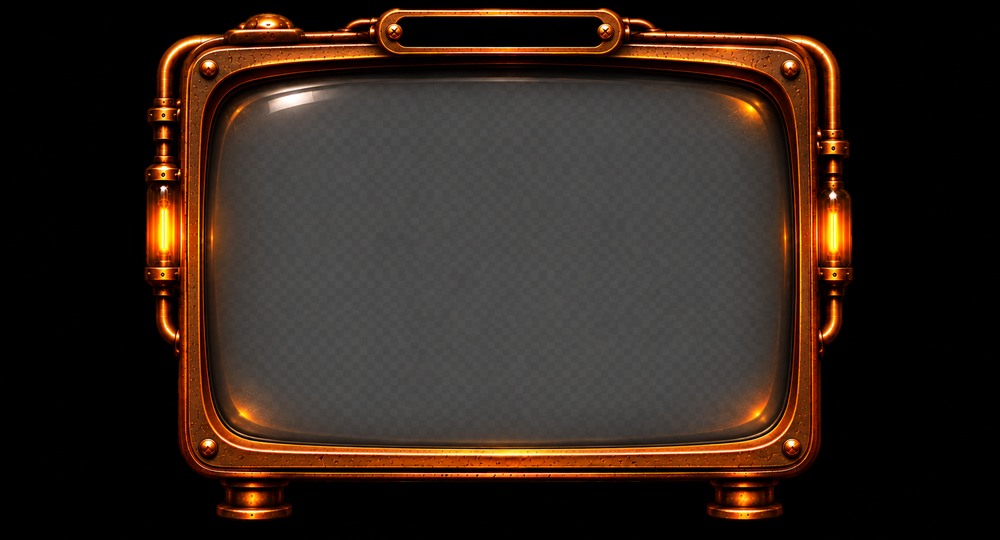
#> input picture design/ref/tv-frame2-ref.png, 1000 x 540 px, shrunk from 1706 x 922 before the run, found by its file name
$ python studio_tv2.py
#> lines starting #> are read from the running program, lines starting #| are printed output that depends on the picture; after the words box and inside, x2 and y2 are one past the last pixel; in counts of white or black regions, pixels touching at a corner belong together
# TV frame v2: the supplied PNG has no alpha (black outside, checkerboard glass baked in). Rebuild alpha:
# outside black -> transparent (flood from border), checker glass -> translucent dark glass keeping reflections, top slot stays opaque black.
from PIL import Image
import numpy as np
from scipy import ndimage as ndi
im = Image.open('design/ref/tv-frame2-ref.png').convert('RGB')
#> im is the input picture: PIL image 1000x540 RGB; mean R, G, B 50, 36.3, 28
a = np.array(im).astype(float); H, W = a.shape[:2]
#> after `H, W = a.shape[:2]`: H = 540; W = 1000
mx = a.max(axis=2); mn = a.min(axis=2); lum = a.mean(axis=2); sat = (mx - mn) / np.maximum(mx, 1)
alpha = np.full((H, W), 255.0); out = a.copy()
# 1) outside
dark = mx < 60
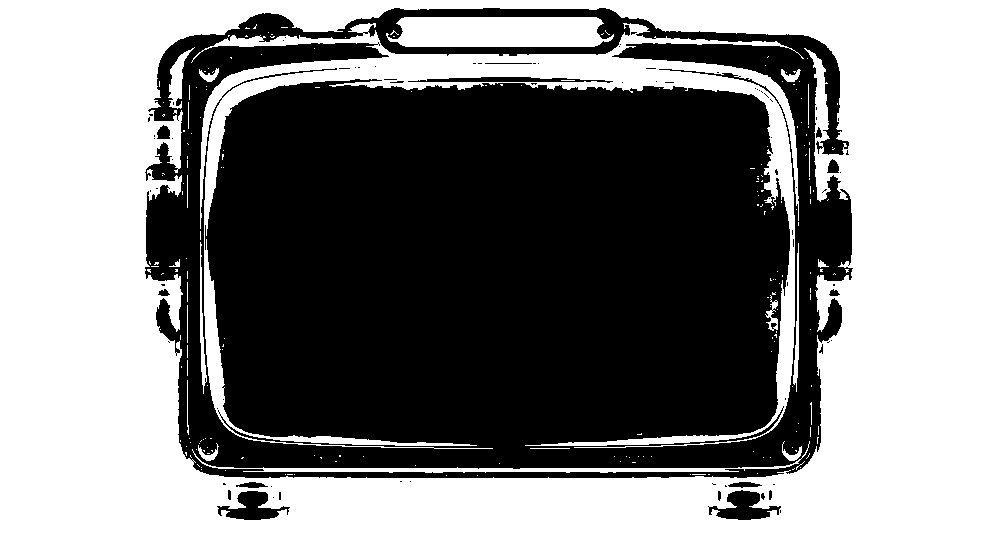
#> dark: shape (540, 1000) bool; 51.2% white; 84 black regions (67 under 20 px), largest, box (x1, y1, x2, y2) and area: (145, 8, 853, 478) 259649, (708, 490, 781, 520) 1090, (217, 491, 290, 520) 1043
lab, n = ndi.label(dark)
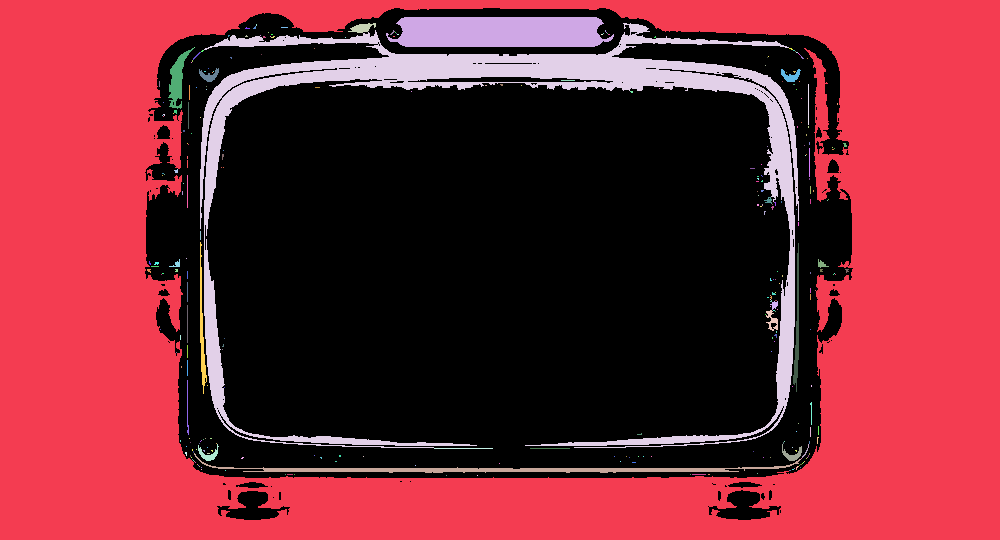
#> lab: shape (540, 1000) int32; 305 distinct labels, from 0 to 304; one colour per label, 0 black
#> n = 304
edge = set(np.unique(np.concatenate([lab[0], lab[-1], lab[:, 0], lab[:, -1]]))) - {0}
#> edge = 1 item
outside = np.isin(lab, list(edge))
#> outside: shape (540, 1000) bool; 43.7% white; 1 white region, box (x1, y1, x2, y2) and area: (0, 0, 1000, 540) 236207
alpha[outside] = np.clip(mx[outside] / 36.0, 0, 1) * 255
# 2) glass (checkerboard grey)
pas = (sat < 0.55) & (lum < 150) & ~outside
#> pas: shape (540, 1000) bool; 37.8% white; 446 white regions (427 under 20 px), largest, box (x1, y1, x2, y2) and area: (206, 68, 795, 446) 197862, (397, 17, 603, 48) 4001, (443, 65, 570, 67) 128
pas = ndi.binary_opening(pas, iterations=2)
#> pas: shape (540, 1000) bool; 36.7% white; 26 white regions (9 under 20 px), largest, box (x1, y1, x2, y2) and area: (209, 69, 794, 446) 196504, (512, 30, 554, 47) 333, (553, 19, 582, 42) 219
lab, n = ndi.label(pas)
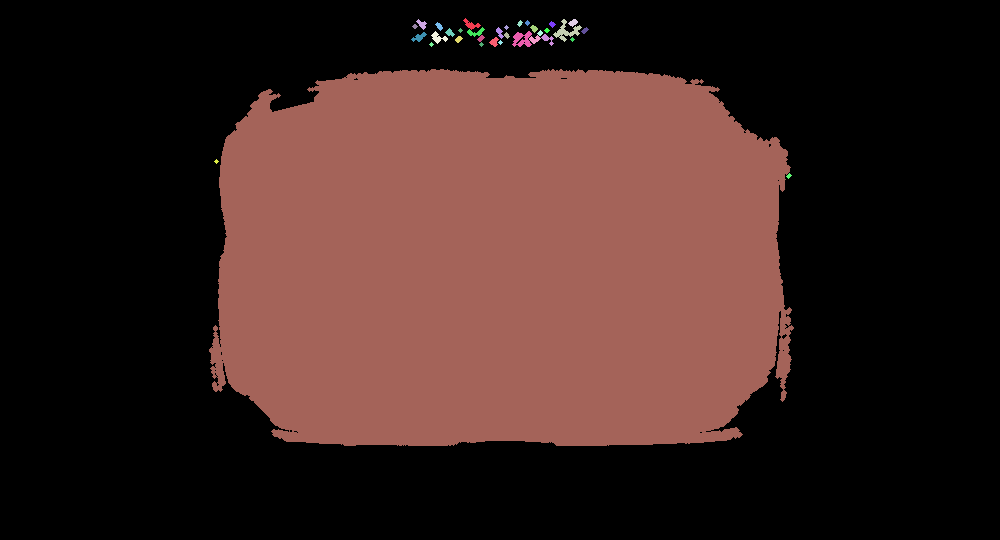
#> lab: shape (540, 1000) int32; 35 distinct labels, from 0 to 34; one colour per label, 0 black
#> n = 34
g = lab == lab[H // 2 + 20, W // 2 - 10]
#> g: shape (540, 1000) bool; 36.4% white; 1 white region, box (x1, y1, x2, y2) and area: (209, 69, 794, 446) 196486
g = ndi.binary_closing(g, iterations=12)
#> g: shape (540, 1000) bool; 36.6% white; 1 white region, box (x1, y1, x2, y2) and area: (209, 69, 794, 446) 197720
g = ndi.binary_fill_holes(g)
g = ndi.binary_erosion(g, iterations=3)
#> g: shape (540, 1000) bool; 35.7% white; 1 white region, box (x1, y1, x2, y2) and area: (212, 72, 791, 443) 192585
gs = ndi.gaussian_filter(g.astype(float), 2.0)
ys, xs = np.where(g); print('glass bbox', xs.min(), ys.min(), xs.max(), ys.max())
#| glass bbox 212 72 790 442
w = np.clip((lum - 90) / 34.0, 0, 1)
w = np.maximum(w, np.clip((sat - 0.18) / 0.25, 0, 1)) # orange glints
dk = np.array([16, 10, 6], float)
gc = dk[None, None, :] * (1 - w[..., None]) + a * w[..., None]
ga = 34 + w * 190
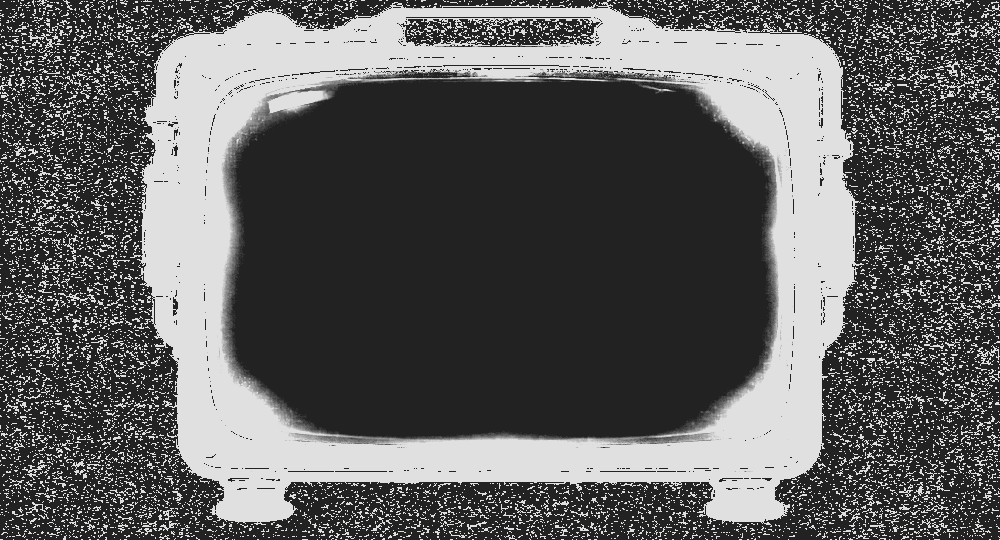
#> ga: shape (540, 1000) float64; min 34, max 224, mean 94.6
for c in range(3): out[..., c] = out[..., c] * (1 - gs) + gc[..., c] * gs
alpha = alpha * (1 - gs) + ga * gs
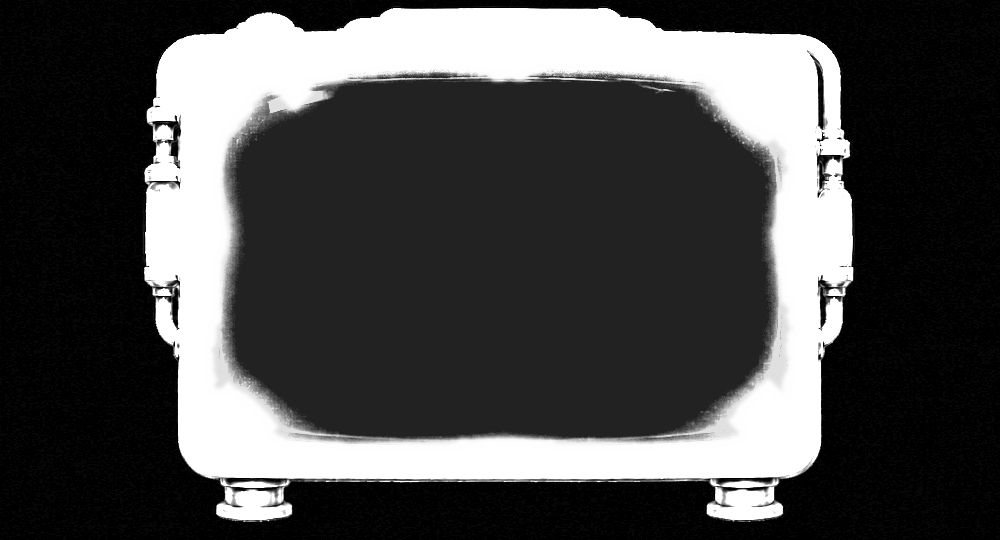
#> alpha: shape (540, 1000) float64; min 0, max 255, mean 73.2
res = np.dstack([out, alpha]).clip(0, 255).astype('uint8')
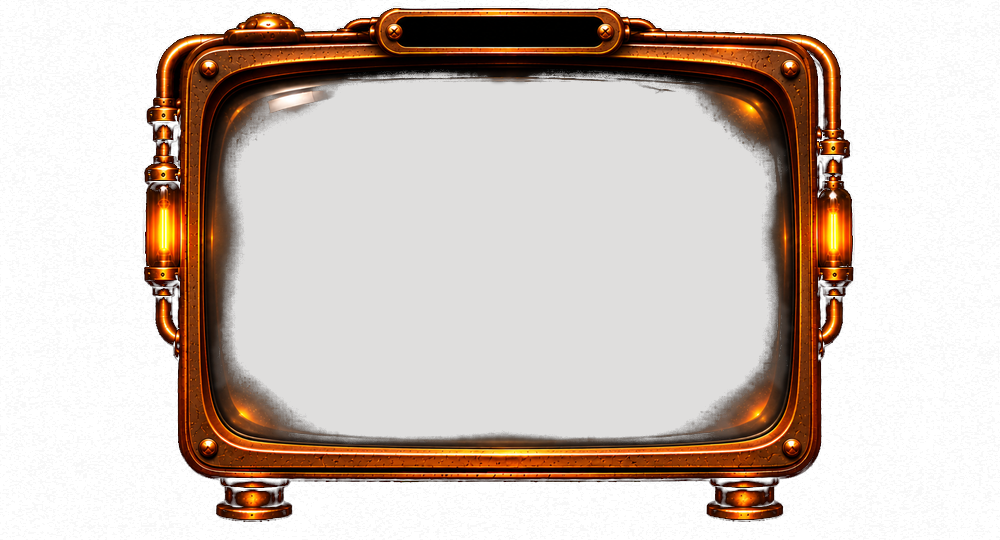
#> res: shape (540, 1000, 4); mean R, G, B, A 30.8, 15.7, 6.5, 73.2; transparent parts drawn white
r = Image.fromarray(res, 'RGBA')
bb = np.where(alpha > 10); x0, y0, x1, y1 = bb[1].min(), bb[0].min(), bb[1].max(), bb[0].max()
#> after `bb = np.where(alpha > 10)`: bb = 316529 positions, rows 6 to 523, columns 142 to 855
#> after `x0, y0, x1, y1 = (bb[1].min(), bb[0].min(), bb[1].max(), bb[0].max())`: x0 = 142; y0 = 6; x1 = 855; y1 = 523
print('frame', x0, y0, x1, y1)
#| frame 142 6 855 523
r.crop((x0, y0, x1 + 1, y1 + 1)).save('design/tex/sk-tv.png')
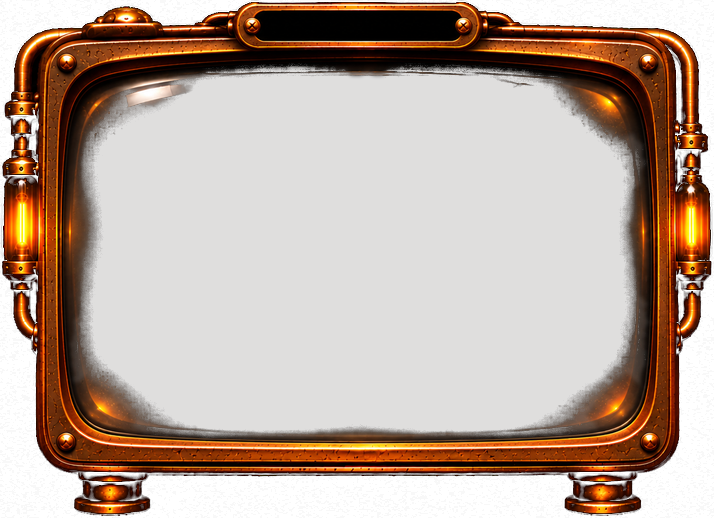
#> saved as sk-tv.png: PIL image 714x518 RGBA; mean R, G, B, A 44.8, 22.9, 9.4, 106; transparent parts drawn white
open('design/tex/sk-tv.meta.txt', 'w').write(f'crop {x0} {y0} {x1+1} {y1+1}\nglass {xs.min()-x0} {ys.min()-y0} {xs.max()-x0} {ys.max()-y0}\n')
